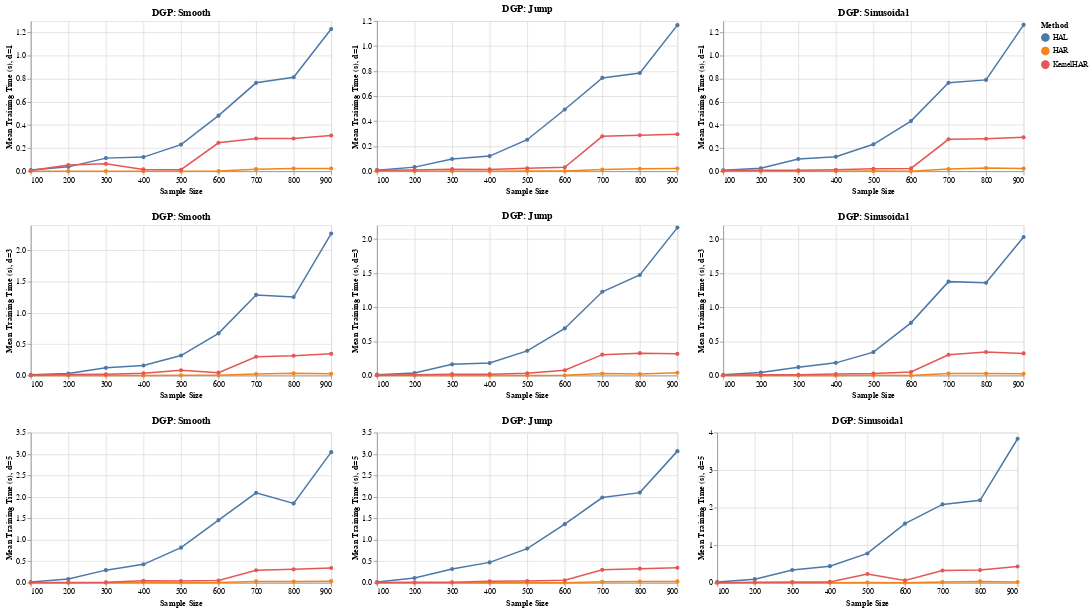

The notebook cell this image was saved under:
### Code cell
## GRID OF PLOTS 1: TRAIN TIME VS SAMPLE SIZE FOR ALL DGPS AND D SIZES
import pandas as pd
import altair as alt
import pickle

ALL_DF_FILE_NAMES = "Training_df_files/all_file_names.pickle"

reshaped_data = []
d_sizes = [1, 3, 5] 
dgp_types = ['Smooth', 'Jump', 'Sinusoidal']  # The order of DGP types for each 'd'

# --------------------------------------------------------------------------------- # 
# if data_frames is not defined (new kernel), load file names from ALL_DF_FILE_NAMES
# --------------------------------------------------------------------------------- # 
if 'data_frames' not in locals():
    # Load the file names from the pickle file
    with open(ALL_DF_FILE_NAMES, "rb") as f:
        all_file_names = pickle.load(f)
    # Load the dataframes from the pickle files
    data_frames = [pd.read_pickle(file_name) for file_name in all_file_names]
# --------------------------------------------------------------------------------- # 

## RESHAPING DATAFRAMES FOR PLOTTING
# Assuming data_frames is a list of 9 dataframes in the order mentioned
for i, data in enumerate(data_frames):
    # Calculate the index for d_sizes and dgp_types
    d_index = i // len(dgp_types)
    dgp_index = i % len(dgp_types)

    # Aggregate results by sample size and method
    aggregated_df = data.groupby(['Sample Size', 'Method']).agg(
        mean_training_time=pd.NamedAgg(column='training_time', aggfunc='mean'),
        std_training_time=pd.NamedAgg(column='training_time', aggfunc='std')
    ).reset_index()

    # Add 'd' and 'dgp' columns
    aggregated_df['d'] = d_sizes[d_index]
    aggregated_df['dgp_type'] = dgp_types[dgp_index]

    reshaped_data.append(aggregated_df)

# Function to create a line plot from an aggregated DataFrame
def create_plot_from_df(df, d, dgp_type):
    """Generate a line plot from an aggregated DataFrame."""
    line_chart = alt.Chart(df).mark_line(point=True).encode(
        x='Sample Size:Q',
        y=alt.Y('mean_training_time:Q', title=f"Mean Training Time (s), d={d}"),
        color='Method:N',
        tooltip=['Sample Size', 'Method', 'mean_training_time', 'std_training_time']
    ).properties(
        title=f"DGP: {dgp_type}",
        width=400,
        height=200
    )
    return line_chart

# Function to arrange plots in a grid
def arrange_plots_in_grid(plots, num_cols=3, num_rows=3):
    # Create rows of charts
    rows = [alt.hconcat(*plots[i:i+num_cols]) for i in range(0, len(plots), num_cols)]
    # Combine rows into a single chart
    grid = alt.vconcat(*rows)
    return grid

# Generate all individual line plots, now using the 'd' and 'dgp_type' directly from the dataframes
line_plots = [create_plot_from_df(df, df['d'].iloc[0], df['dgp_type'].iloc[0]) for df in reshaped_data]

# Arrange the line plots into a 3x3 grid
line_grid_chart = arrange_plots_in_grid(line_plots, num_cols=3)

# Display the grid chart
line_grid_chart.display()
